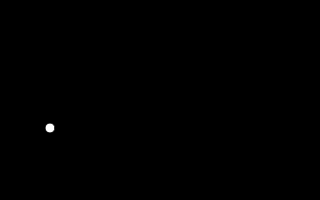
Frame 1 (no input)
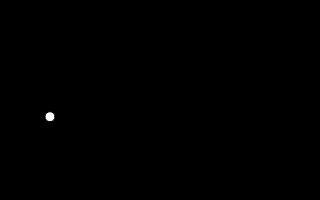
Frame 60 (no input)
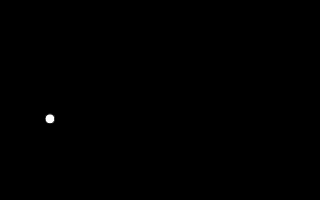
Frame 120 (the mouse pressed at the canvas centre since frame 60)

The p5.js sketch that drew these frames (run headless with seeded random() and noise() and a simulated clock; from frame 60 on, the mouse is pressed at the canvas centre):

// p5.js sketch
// ── sketch.js
// Generated by LiveScript 1.3.1
var canvasWidth, canvasHeight, count, setup, y, speed, draw, keyPressed, mousePressed;
canvasWidth = 320;
canvasHeight = 200;
count = 0;
setup = function(){
  createCanvas(canvasWidth, canvasHeight);
};
y = 50;
speed = 255;
draw = function(){
  var y;
  background(0);
  y = sin(count * (0.005 + speed * 0.1 / 255)) * 128 + 128;
  console.log(y);
  ellipse(50, y, 10, 10);
  count++;
};
keyPressed = mousePressed = function(){
  return noLoop();
};
